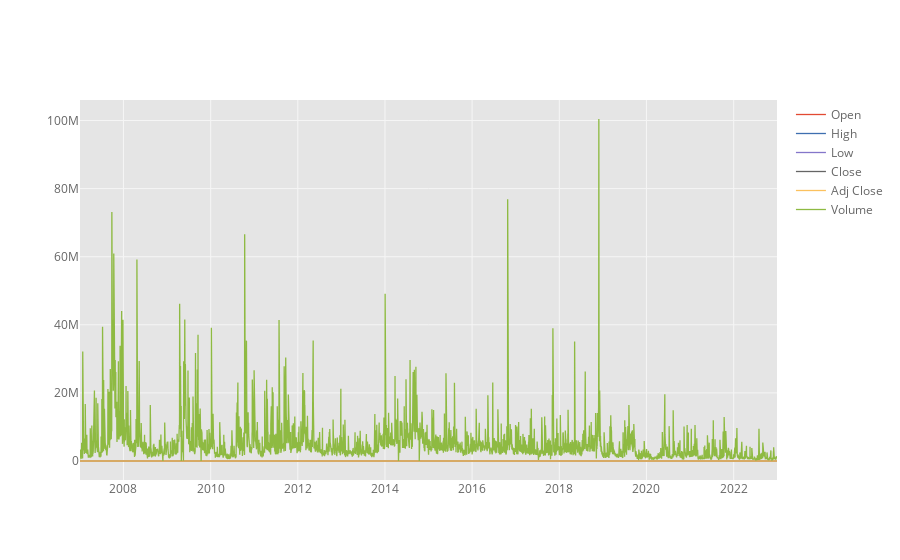

Notebook source saved alongside this figure:
### Code cell
arvind.iplot(theme = "ggplot")

### Figure 1 — Plotly figure (JSON) as saved in the notebook; plotly's stock layout.template omitted (floating-point values rounded to 4 significant figures; data arrays with more than 128 entries replaced by an {"elided": "..."} marker saying what was removed)
{"data": [{"line": {"color": "rgba(226, 74, 51, 1.0)", "dash": "solid", "shape": "linear", "width": 1.3}, "mode": "lines", "name": "Open", "text": "", "type": "scatter", "x": {"elided": "3946 str values"}, "y": {"elided": "3946 float values"}}, {"line": {"color": "rgba(62, 111, 176, 1.0)", "dash": "solid", "shape": "linear", "width": 1.3}, "mode": "lines", "name": "High", "text": "", "type": "scatter", "x": {"elided": "3946 str values"}, "y": {"elided": "3946 float values"}}, {"line": {"color": "rgba(132, 118, 202, 1.0)", "dash": "solid", "shape": "linear", "width": 1.3}, "mode": "lines", "name": "Low", "text": "", "type": "scatter", "x": {"elided": "3946 str values"}, "y": {"elided": "3946 float values"}}, {"line": {"color": "rgba(101, 101, 101, 1.0)", "dash": "solid", "shape": "linear", "width": 1.3}, "mode": "lines", "name": "Close", "text": "", "type": "scatter", "x": {"elided": "3946 str values"}, "y": {"elided": "3946 float values"}}, {"line": {"color": "rgba(251, 193, 94, 1.0)", "dash": "solid", "shape": "linear", "width": 1.3}, "mode": "lines", "name": "Adj Close", "text": "", "type": "scatter", "x": {"elided": "3946 str values"}, "y": {"elided": "3946 float values"}}, {"line": {"color": "rgba(142, 186, 66, 1.0)", "dash": "solid", "shape": "linear", "width": 1.3}, "mode": "lines", "name": "Volume", "text": "", "type": "scatter", "x": {"elided": "3946 str values"}, "y": {"elided": "3946 int values"}}], "layout": {"legend": {"bgcolor": "#FFFFFF", "font": {"color": "#666666"}}, "paper_bgcolor": "#FFFFFF", "plot_bgcolor": "#E5E5E5", "title": {"font": {"color": "#151516"}}, "xaxis": {"gridcolor": "#F6F6F6", "showgrid": true, "tickfont": {"color": "#666666"}, "title": {"font": {"color": "#666666"}, "text": ""}, "zerolinecolor": "#F6F6F6"}, "yaxis": {"gridcolor": "#F6F6F6", "showgrid": true, "tickfont": {"color": "#666666"}, "title": {"font": {"color": "#666666"}, "text": ""}, "zerolinecolor": "#F6F6F6"}}}
